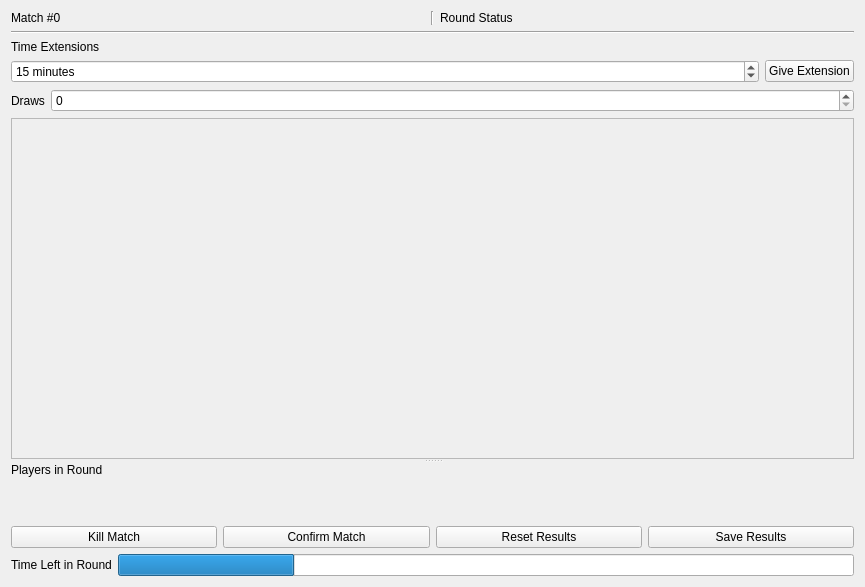
<?xml version="1.0" encoding="UTF-8"?>
<ui version="4.0">
 <class>RoundViewWidget</class>
 <widget class="QWidget" name="RoundViewWidget">
  <property name="geometry">
   <rect>
    <x>0</x>
    <y>0</y>
    <width>865</width>
    <height>587</height>
   </rect>
  </property>
  <property name="windowTitle">
   <string>Form</string>
  </property>
  <layout class="QVBoxLayout" name="verticalLayout">
   <item>
    <layout class="QHBoxLayout" name="topIndicator">
     <item>
      <widget class="QLabel" name="matchNumber">
       <property name="sizePolicy">
        <sizepolicy hsizetype="Preferred" vsizetype="Fixed">
         <horstretch>0</horstretch>
         <verstretch>0</verstretch>
        </sizepolicy>
       </property>
       <property name="text">
        <string>Match #0</string>
       </property>
       <property name="textFormat">
        <enum>Qt::PlainText</enum>
       </property>
      </widget>
     </item>
     <item>
      <widget class="Line" name="line">
       <property name="orientation">
        <enum>Qt::Vertical</enum>
       </property>
      </widget>
     </item>
     <item>
      <widget class="QLabel" name="roundStatus">
       <property name="sizePolicy">
        <sizepolicy hsizetype="Preferred" vsizetype="Fixed">
         <horstretch>0</horstretch>
         <verstretch>0</verstretch>
        </sizepolicy>
       </property>
       <property name="text">
        <string>Round Status</string>
       </property>
       <property name="textFormat">
        <enum>Qt::PlainText</enum>
       </property>
      </widget>
     </item>
    </layout>
   </item>
   <item>
    <widget class="Line" name="line_4">
     <property name="orientation">
      <enum>Qt::Horizontal</enum>
     </property>
    </widget>
   </item>
   <item>
    <widget class="QSplitter" name="splitter">
     <property name="orientation">
      <enum>Qt::Vertical</enum>
     </property>
     <widget class="QWidget" name="verticalWidget" native="true">
      <layout class="QVBoxLayout" name="roundModifiers">
       <item>
        <widget class="QLabel" name="timeExtensionsLabel">
         <property name="sizePolicy">
          <sizepolicy hsizetype="Preferred" vsizetype="Fixed">
           <horstretch>0</horstretch>
           <verstretch>0</verstretch>
          </sizepolicy>
         </property>
         <property name="text">
          <string>Time Extensions</string>
         </property>
        </widget>
       </item>
       <item>
        <layout class="QHBoxLayout" name="timeExtentionLayout">
         <property name="sizeConstraint">
          <enum>QLayout::SetDefaultConstraint</enum>
         </property>
         <item>
          <widget class="QSpinBox" name="timeExtensionEdit">
           <property name="suffix">
            <string> minutes</string>
           </property>
           <property name="minimum">
            <number>1</number>
           </property>
           <property name="maximum">
            <number>999</number>
           </property>
           <property name="value">
            <number>15</number>
           </property>
          </widget>
         </item>
         <item>
          <widget class="QPushButton" name="extendTime">
           <property name="sizePolicy">
            <sizepolicy hsizetype="Fixed" vsizetype="Fixed">
             <horstretch>0</horstretch>
             <verstretch>0</verstretch>
            </sizepolicy>
           </property>
           <property name="text">
            <string>Give Extension</string>
           </property>
           <property name="icon">
            <iconset theme="appointment-new">
             <normaloff>.</normaloff>.</iconset>
           </property>
          </widget>
         </item>
        </layout>
       </item>
       <item>
        <layout class="QHBoxLayout" name="horizontalLayout">
         <item>
          <widget class="QLabel" name="drawsLabel">
           <property name="sizePolicy">
            <sizepolicy hsizetype="Minimum" vsizetype="Preferred">
             <horstretch>0</horstretch>
             <verstretch>0</verstretch>
            </sizepolicy>
           </property>
           <property name="text">
            <string>Draws</string>
           </property>
          </widget>
         </item>
         <item>
          <widget class="QSpinBox" name="drawsEdit">
           <property name="sizePolicy">
            <sizepolicy hsizetype="MinimumExpanding" vsizetype="Fixed">
             <horstretch>0</horstretch>
             <verstretch>0</verstretch>
            </sizepolicy>
           </property>
          </widget>
         </item>
        </layout>
       </item>
       <item>
        <widget class="QScrollArea" name="scrollArea">
         <property name="widgetResizable">
          <bool>true</bool>
         </property>
         <widget class="QWidget" name="resultEntryWidget">
          <property name="geometry">
           <rect>
            <x>0</x>
            <y>0</y>
            <width>827</width>
            <height>258</height>
           </rect>
          </property>
         </widget>
        </widget>
       </item>
      </layout>
     </widget>
     <widget class="QWidget" name="verticalWidget_2" native="true">
      <layout class="QVBoxLayout" name="roundPlayers">
       <item>
        <widget class="QLabel" name="playersInRoundTableLabel">
         <property name="sizePolicy">
          <sizepolicy hsizetype="Preferred" vsizetype="Fixed">
           <horstretch>0</horstretch>
           <verstretch>0</verstretch>
          </sizepolicy>
         </property>
         <property name="text">
          <string>Players in Round</string>
         </property>
        </widget>
       </item>
       <item>
        <widget class="QWidget" name="playerInRoundTable" native="true"/>
       </item>
      </layout>
     </widget>
    </widget>
   </item>
   <item>
    <layout class="QHBoxLayout" name="horizontalLayout_2">
     <item>
      <widget class="QPushButton" name="killMatch">
       <property name="text">
        <string>Kill Match</string>
       </property>
       <property name="icon">
        <iconset theme="edit-delete">
         <normaloff>.</normaloff>.</iconset>
       </property>
      </widget>
     </item>
     <item>
      <widget class="QPushButton" name="confirmMatch">
       <property name="text">
        <string>Confirm Match</string>
       </property>
       <property name="icon">
        <iconset theme="go-jump">
         <normaloff>.</normaloff>.</iconset>
       </property>
      </widget>
     </item>
     <item>
      <widget class="QPushButton" name="resetResults">
       <property name="text">
        <string>Reset Results</string>
       </property>
       <property name="icon">
        <iconset theme="edit-undo">
         <normaloff>.</normaloff>.</iconset>
       </property>
      </widget>
     </item>
     <item>
      <widget class="QPushButton" name="saveResults">
       <property name="text">
        <string>Save Results</string>
       </property>
       <property name="icon">
        <iconset theme="document-open">
         <normaloff>.</normaloff>.</iconset>
       </property>
      </widget>
     </item>
    </layout>
   </item>
   <item>
    <layout class="QHBoxLayout" name="bottomIndicator">
     <item>
      <widget class="QLabel" name="timeLeftLabel">
       <property name="sizePolicy">
        <sizepolicy hsizetype="Preferred" vsizetype="Fixed">
         <horstretch>0</horstretch>
         <verstretch>0</verstretch>
        </sizepolicy>
       </property>
       <property name="text">
        <string>Time Left in Round</string>
       </property>
      </widget>
     </item>
     <item>
      <widget class="QProgressBar" name="timeLeftProgressBar">
       <property name="value">
        <number>24</number>
       </property>
       <property name="format">
        <string/>
       </property>
      </widget>
     </item>
    </layout>
   </item>
  </layout>
 </widget>
 <resources/>
 <connections/>
</ui>
